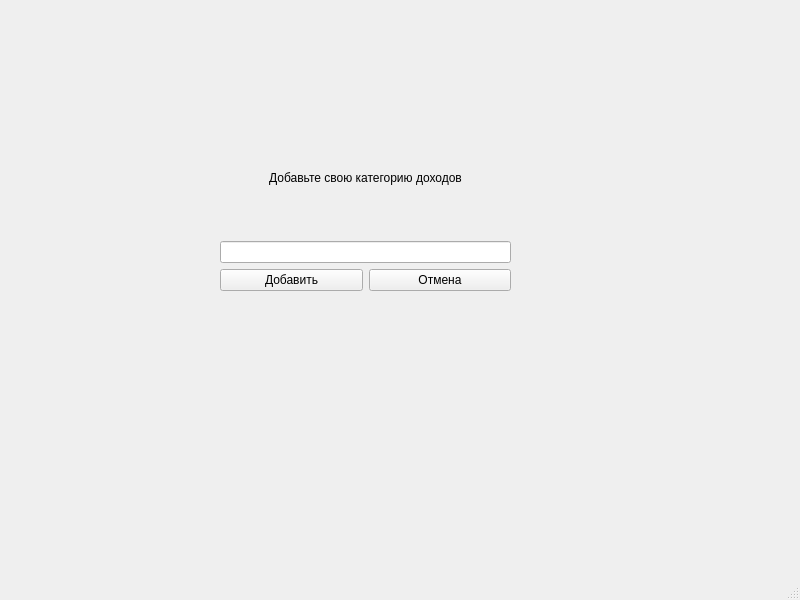
<?xml version="1.0" encoding="UTF-8"?>
<ui version="4.0">
 <class>CategoryIncome</class>
 <widget class="QMainWindow" name="CategoryIncome">
  <property name="geometry">
   <rect>
    <x>0</x>
    <y>0</y>
    <width>800</width>
    <height>600</height>
   </rect>
  </property>
  <property name="windowTitle">
   <string>MainWindow</string>
  </property>
  <widget class="QWidget" name="centralwidget">
   <widget class="QWidget" name="layoutWidget">
    <property name="geometry">
     <rect>
      <x>220</x>
      <y>120</y>
      <width>291</width>
      <height>171</height>
     </rect>
    </property>
    <layout class="QVBoxLayout" name="verticalLayout_2">
     <item>
      <widget class="QLabel" name="label">
       <property name="text">
        <string>Добавьте свою категорию доходов</string>
       </property>
       <property name="alignment">
        <set>Qt::AlignCenter</set>
       </property>
      </widget>
     </item>
     <item>
      <layout class="QVBoxLayout" name="verticalLayout">
       <item>
        <widget class="QLineEdit" name="lineEdit"/>
       </item>
       <item>
        <layout class="QHBoxLayout" name="horizontalLayout">
         <item>
          <widget class="QPushButton" name="pushButton">
           <property name="text">
            <string>Добавить</string>
           </property>
          </widget>
         </item>
         <item>
          <widget class="QPushButton" name="pushButton_2">
           <property name="text">
            <string>Отмена</string>
           </property>
          </widget>
         </item>
        </layout>
       </item>
      </layout>
     </item>
    </layout>
   </widget>
   <widget class="QLabel" name="Status">
    <property name="geometry">
     <rect>
      <x>530</x>
      <y>210</y>
      <width>171</width>
      <height>31</height>
     </rect>
    </property>
    <property name="text">
     <string/>
    </property>
   </widget>
  </widget>
  <widget class="QMenuBar" name="menubar">
   <property name="geometry">
    <rect>
     <x>0</x>
     <y>0</y>
     <width>800</width>
     <height>21</height>
    </rect>
   </property>
  </widget>
  <widget class="QStatusBar" name="statusbar"/>
 </widget>
 <resources/>
 <connections/>
</ui>
